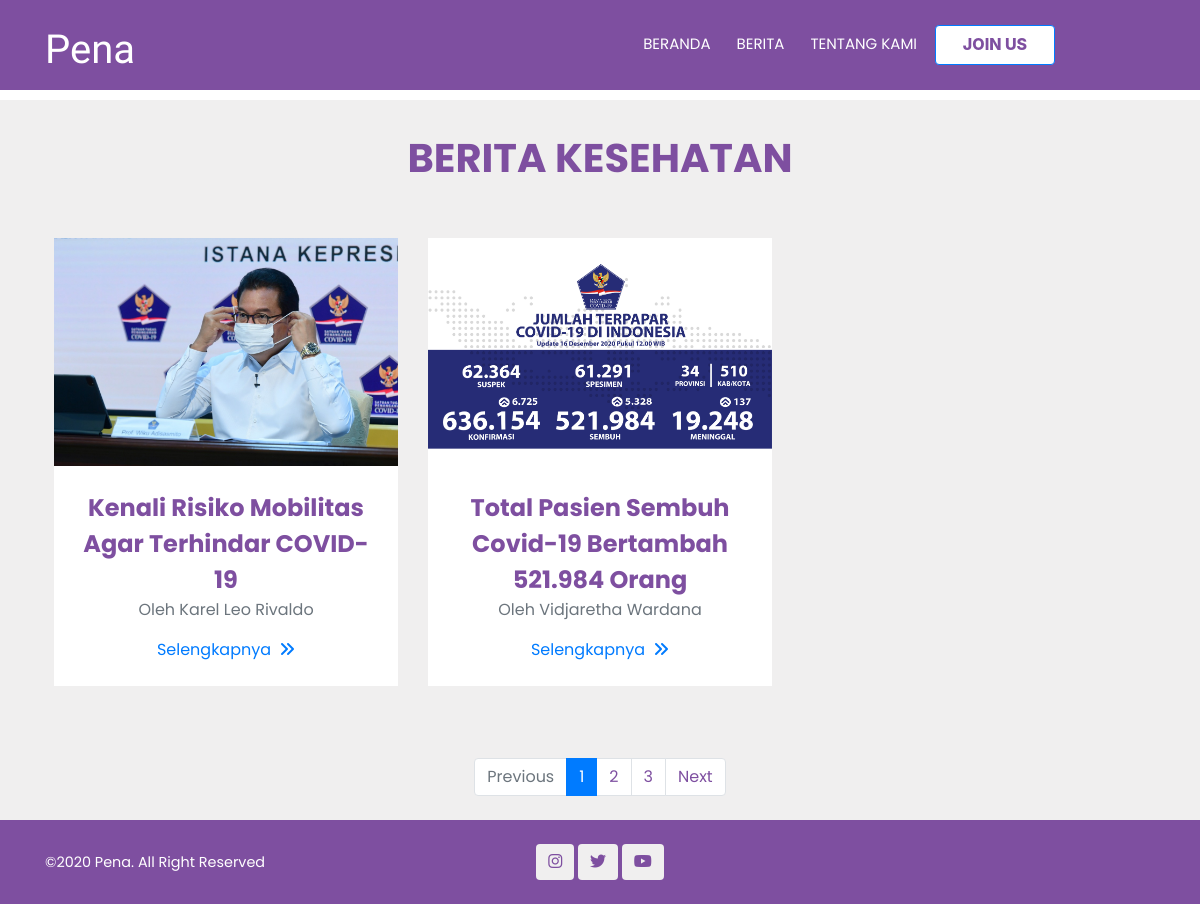
Page /beritakesehatan.php on the committed database.
### tables this page shows
CREATE TABLE `berita` (
  `id_berita` int(5) NOT NULL,
  `id_kategori` int(5) NOT NULL,
  `judul_berita` varchar(100) NOT NULL,
  `isi_berita` text NOT NULL,
  `id_jurn` int(5) NOT NULL,
  `img_berita` varchar(255) NOT NULL DEFAULT 'berita.jpg',
  `location_imgberita` varchar(255) NOT NULL
);

CREATE TABLE `jurnalis` (
  `id_jurn` int(11) NOT NULL,
  `nama_jurn` varchar(50) NOT NULL,
  `username_jurn` varchar(50) NOT NULL,
  `password_jurn` varchar(12) NOT NULL,
  `email_jurn` varchar(50) NOT NULL,
  `phone_jurn` varchar(50) NOT NULL,
  `birth_jurn` date NOT NULL,
  `skill_jurn` varchar(255) NOT NULL,
  `img_jurn` varchar(255) NOT NULL DEFAULT 'image.jpg',
  `location_imgjurn` varchar(255) NOT NULL,
  `status` varchar(100) NOT NULL,
  `foto_jurn` varchar(255) NOT NULL,
  `location_fotojurn` varchar(255) NOT NULL
);

### beritakesehatan.php (the view, shortened to what this page needs)
<!doctype html>
<html lang="en">
  <head>
  <?php include('includes/head.php'); ?>
  </head>
  <body>
    <?php include('includes/navbar.php'); ?>
    <?php include('config/config.php'); ?>
    <section class="page-section" id="portfolio">
        <div class="container p-4">
            <div class="text-center portfolio1">
                <h1 class="section-headtext-uppercase">Berita Kesehatan<br><br></h2>
            </div>
            <div class="row">
                <?php
                $data = mysqli_query($conn,"SELECT * FROM berita INNER JOIN kategori ON berita.id_kategori = kategori.id_kategori
                                        INNER JOIN jurnalis ON berita.id_jurn = jurnalis.id_jurn WHERE kategori.nama_kategori='Kesehatan' ORDER BY berita.id_berita");
                while ($d = mysqli_fetch_array($data)){
                    ?>
                <div class="col-lg-4 col-sm-6 mb-4">
                    <div class="portfolio-item">
                        <a class="portfolio-link" href="singlepageberita.php?id=<?php echo $d['id_berita'];?>" target="_blank">
                            <img class="img-fluid" src="assets/<?php echo $d['location_imgberita']; ?>" alt="" />
                        </a>
                        <div class="portfolio-caption">
                        <div class="portfolio-caption-heading"><?php echo $d['judul_berita']; ?></div>
                        <div class="portfolio-caption-subheading text-muted"><p>Oleh <?php echo $d['nama_jurn'];?></p></div>
                        <div class="portfolio-caption-subheading">
                            <a href="singlepageberita.php?id=<?php echo $d['id_berita'];?>" target="_blank">Selengkapnya<i class="fas fa-angle-double-right ml-2"></i></a>
                        </div>
                    </div>
                    </div>
                </div>
                <?php
                }
                ?>
            </div>
        </div>
    <div class="container p-4">
        <nav aria-label="Page navigation example">
          <ul class="pagination justify-content-center">
            <li class="page-item disabled">
              <a class="page-link" href="#" tabindex="-1">Previous</a>
            </li>
            <li class="page-item active"><a class="page-link" href="#">1</a></li>
            <li class="page-item"><a class="page-link" href="#">2</a></li>
            <li class="page-item"><a class="page-link" href="#">3</a></li>
            <li class="page-item">
              <a class="page-link" href="#">Next</a>
            </li>
          </ul>
        </nav>
    </div>
    </section>
<?php include('includes/footer.php'); ?>
  </body>
</html>

### css/style.css (style rules this page uses)
section#portfolio { margin-top: 100px; padding: 0; background-color: #f0efef; }
.portfolio1 h1 { text-transform: uppercase; padding-top: 10px; color: #7E4FA0; font-family: "Poppins"; font-weight: bold; }
#portfolio .portfolio-item { max-width: 400px; margin-left: auto; margin-right: auto; }
#portfolio .portfolio-item .portfolio-link { position: relative; display: block; margin: 0 auto; }
#portfolio .portfolio-item .portfolio-caption { padding: 24px; text-align: center; background-color: #fff; }
#portfolio .portfolio-item .portfolio-caption .portfolio-caption-heading { font-size: 24px; color: #7E4FA0; font-family: "Poppins"; text-transform: capitalize; font-weight: 700; margin-bottom: 0; }
#portfolio .portfolio-item .portfolio-caption .portfolio-caption-subheading { font-family: "Poppins"; text-transform: capitalize; }
.page-link { font-family: "Poppins"; color: #7E4FA0; }
ul { margin:0; padding:0; list-style:none; }
.page-section { padding: 96px 0; }
body { margin: 0; }

### rows in the picture
berita: location_imgberita (picture), judul_berita "Kenali Risiko Mobilitas Agar Terhindar COVID-19", id_jurn.nama_jurn "Karel Leo Rivaldo"
berita: location_imgberita (picture), judul_berita "Total Pasien Sembuh Covid-19 Bertambah 521.984 Orang", id_jurn.nama_jurn "Vidjaretha Wardana"
